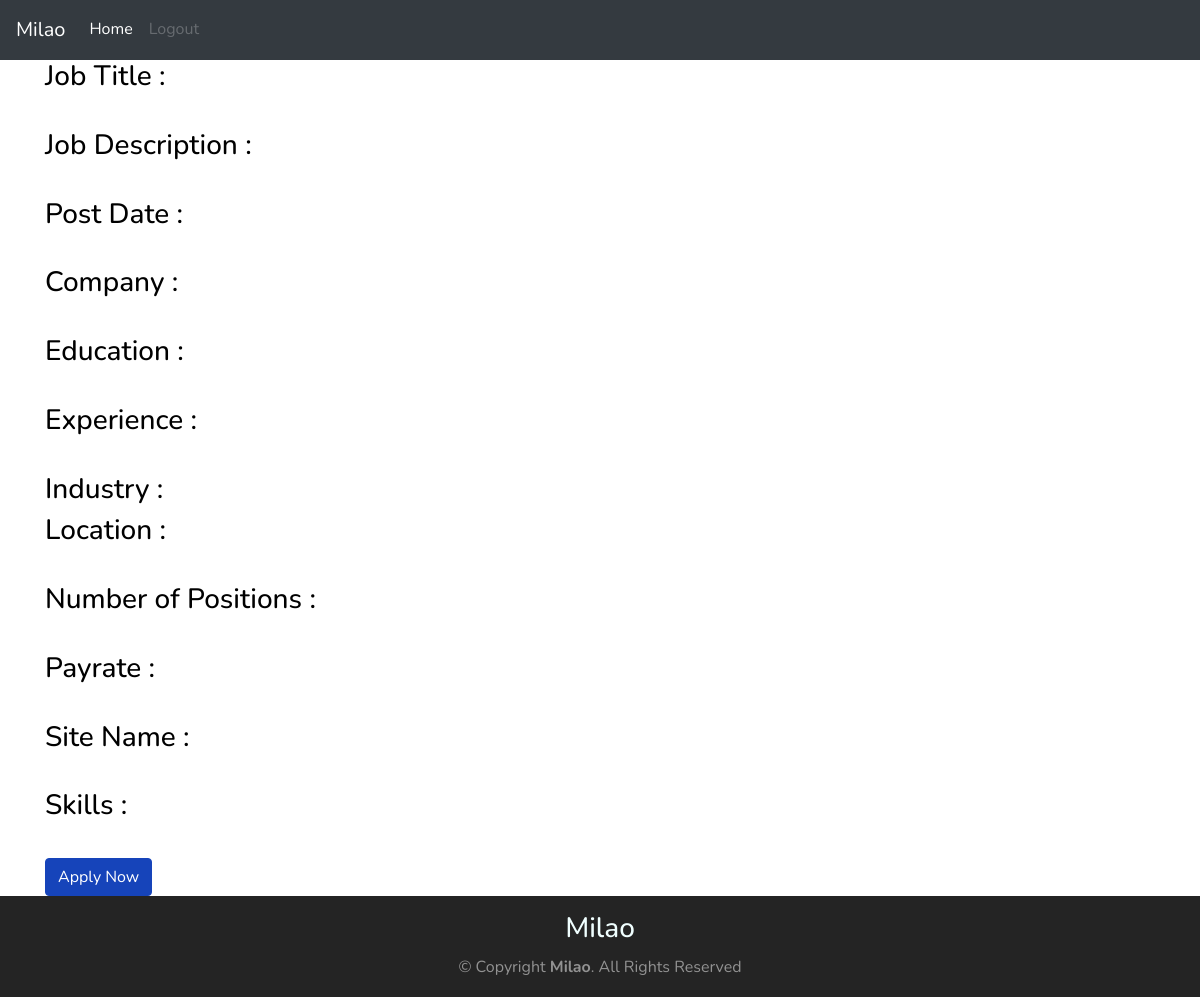
Before: /detail/31/ with the older database file.
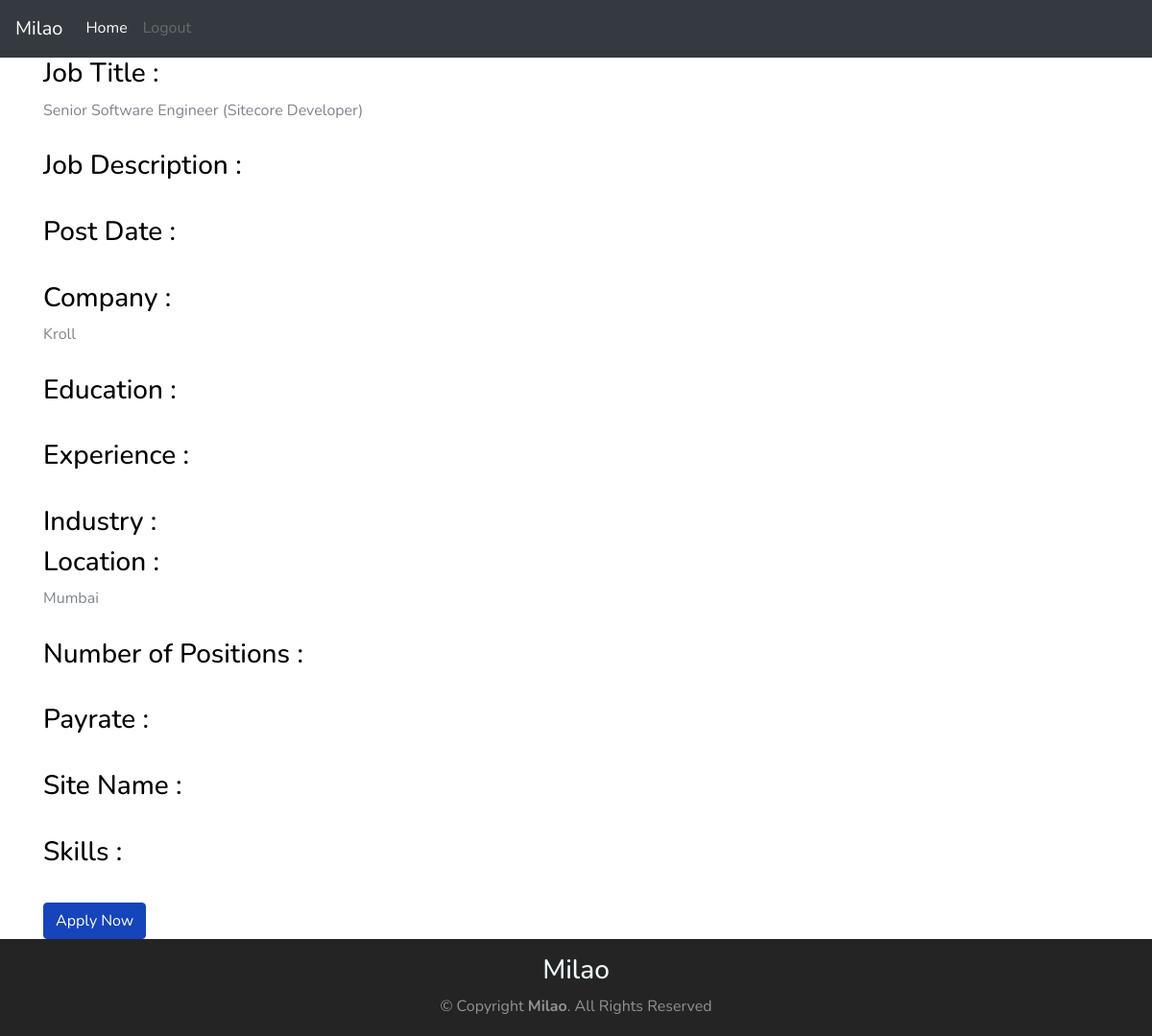
After: the same page with the newer database file.
### jobs/models.py (models this page shows)
class JobPost(models.Model):
    company	= models.CharField(max_length=200,null=True,blank=True)
    joblocation_address = models.CharField(max_length=200,null=True,blank=True)
    jobtitle = models.CharField(max_length=200,null=True,blank=True)
    link=models.URLField(max_length = 200,default=None,null=True)
    class Meta:
        managed = True
        db_table = 'job_post'

### jobs/views.py (the view)
# urls.py: path('detail/<int:pk>/', views.detail, name='detail'),
def detail(request,pk):
    job = JobPost.objects.filter(id=pk).first()
    print(job)
    return render(request,'jobs/detail.html',{'job':job})

### templates/jobs/detail.html (shortened to what this page needs)
<!doctype html>
{% load static %}
<html lang="en">
  <head>
    <link rel="stylesheet" href="{% static 'css/custom-bs.css' %}">
    <link rel="stylesheet" href="{% static 'css/jquery.fancybox.min.css' %}">
    <link rel="stylesheet" href="{% static 'css/bootstrap-select.min.css' %}">
    <link rel="stylesheet" href="{% static 'fonts/icomoon/style.css' %}">
    <link rel="stylesheet" href="{% static 'fonts/line-icons/style.css' %}">
    <link rel="stylesheet" href="{% static 'css/owl.carousel.min.css' %}">
    <link rel="stylesheet" href="{% static 'css/animate.min.css' %}">
    <link rel="stylesheet" href="{% static 'css/style.css' %}">
  </head>
  <body id="top">
    <div class="site-wrap">
      <nav class="navbar navbar-expand-lg navbar-dark bg-dark">
  <a class="navbar-brand" href="{% url 'jobs:home'%}">Milao</a>
  <div class="collapse navbar-collapse" id="navbarNav">
    <ul class="navbar-nav">
      <li class="nav-item active">
        <a class="nav-link" href="{% url 'jobs:home'%}">Home </a>
      </li>
      <li class="nav-item">
        <a class="nav-link disabled" href="" >Logout</a>
      </li>
    </ul>
  </div>
</nav>
   <div class="container">
   		<div>
   			<h3>Job Title : </h3>{{job.jobtitle}}
   		</div>
   		<br>
   		<div>
   			<h3>Job Description : </h3>{{job.jobdescription}}
   		</div>
   		<br>
   		<div>
   			<h3>Post Date : </h3>{{job.postdate}}
   		</div>
   		<br>
   		<div>
   			<h3>Company : </h3>{{job.company}}
   		</div>
   		<br>
   		<div>
   			<h3>Education : </h3>{{job.education}}
   		</div>
   		<br>
   		<div>
   			<h3>Experience : </h3>{{job.experience}}
   		</div>
   		<br>
   		<div>
   			<h3>Industry : </h3>{{job.industry}}
   		</div>
   		<div>
   			<h3>Location : </h3>{{job.joblocation_address}}
   		</div>
   		<br>
   		<div>
   			<h3>Number of Positions : </h3>{{job.numberofpositions}}
   		</div>
   		<br>
   		<div>
   			<h3>Payrate : </h3>{{job.payrate}}
   		</div>
   		<br>
   		<div>
   			<h3>Site Name : </h3>{{job.site_name}}
   		</div>
   		<br>
   		<div>
   			<h3>Skills : </h3>{{job.skills}}
   		</div>
   		<br>
   		<div>
	   		<form action="{% url 'jobs:apply' job.id%}" id="myform" method='POST'>
	   			<button type="button" id="something" class="btn btn-primary" >Apply Now</button>
	   		</form>
   		</div>
	</div>
<footer id="footer" style="background: #242424 !important; text-align: center;padding: 1em;">
  <div class="container">
    <h3 style="color:azure">Milao</h3>
    <div class="copyright">
      &copy; Copyright <strong><span>Milao</span></strong>. All Rights Reserved
    </div>
  </div>
</footer>
</div>
</body>
</html>

Changed rows visible on the page:
added JobPost: jobtitle "Senior Software Engineer (Sitecore Developer)", company "Kroll", joblocation_address "Mumbai"
